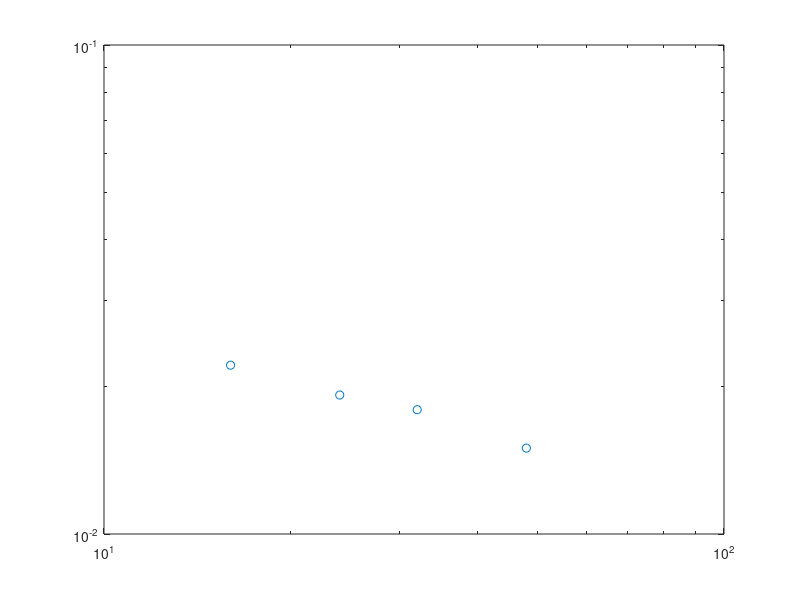

This chart was generated by the following MATLAB code: (Note: this script raises an error after producing the figure.)
Lx = [16,24, 32,  48];
A_cdw = [0.022143, 0.019240,0.017955, 0.014984];
h1 = loglog(Lx, A_cdw,'o');hold on;



fit_x = Lx;
p = fit(log(Lx(1:end)'),log(A_cdw(1:end)'),'poly1');
fprintf('Kc=%.5f\n',-p.p1*2);
x = fit_x(1):0.5:fit_x(end);
fl=loglog(Lx,exp(p.p2)*(Lx).^p.p1,'-.');
T=text(30,0.02,['$K_{c}=',num2str(-p.p1*2),'$']);
set(T,'Interpreter','latex');
set(T,'Fontsize',28);

%stop at middle to see if measurement different

set(gca,'fontsize',24);
set(gca,'linewidth',1.5);
set(get(gca,'Children'),'linewidth',3); % Set line width 1.5 pounds
set(h1,'markersize',10);
xlabel('$L_x$','Interpreter','latex');
ylabel('$A_{cdw}$','Interpreter','latex');
set(get(gca,'XLabel'),'FontSize',24); 
set(get(gca,'YLabel'),'FontSize',24); 
